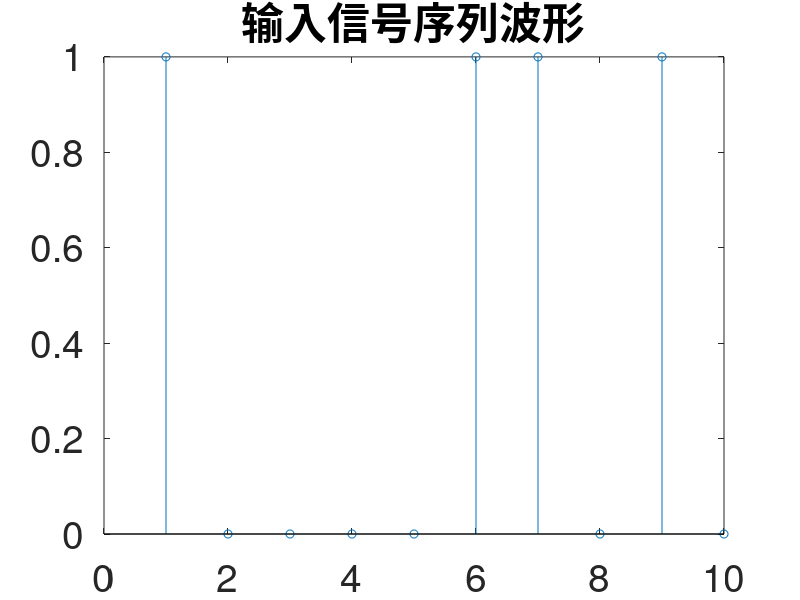

This figure's MATLAB source: (Note: this script raises an error after producing the figure.)
%%% 通信原理仿真实验题
%%% 用Matlab仿真产生一个瑞利衰落仿真器，它有3个独立的瑞利衰落多径分量，且每个分量有可变的多径时延和平均功率。
%%% 将一随机二进制序列通过仿真器，试观测输出数据序列的时间波形。改变数据传输速率和信道时延，试观测多径扩展产生的影响
clear;
clc;
close all;

% 生成随机二进制序列
dataLen = 10;
x = randi(2,1,dataLen)-1; % 1 x 100
figure(1);
stem(x) % 针头图
title("输入信号序列波形")
set(gca,'fontsize',28)

% 瑞利衰落信道
h = rayleighSimulator(4);

% 输出信号
y = conv(x,h);
output = y(1:dataLen); % 只取前dataLen是因为过了之后直射径就不参与卷积运算了
output = abs(output);

figure(2);
stem(output)
title("输出信号序列波形")
set(gca,'fontsize',28)

%% temporary function
function h = rayleighSimulator(numH)

% 参数初始化
% 时延
delay = [0 randi(10,1,numH-1)]; % 时延可变，1-10
delay = sort(delay); % 升序排列
D_h = delay(end) + 1; % 最后一条信道到达时间

% 各信道平均功率
P_hdB = [0 -8 -17 -21]; % dB
P_h = 10.^(P_hdB ./ 10); % w

% 生成瑞利衰落信道仿真器
Amp_h = sqrt(P_h)./2 .* (randn(1,numH)+1j*randn(1,numH));
h = zeros(1,D_h);
h(:,delay+1) = Amp_h;

end
